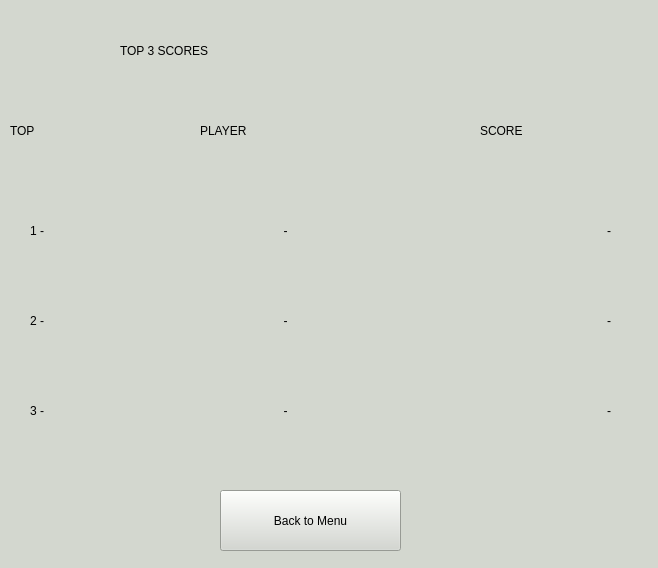
<?xml version="1.0" encoding="UTF-8"?>
<ui version="4.0">
 <class>MainWindow</class>
 <widget class="QMainWindow" name="MainWindow">
  <property name="geometry">
   <rect>
    <x>0</x>
    <y>0</y>
    <width>658</width>
    <height>568</height>
   </rect>
  </property>
  <property name="windowTitle">
   <string>MainWindow</string>
  </property>
  <property name="styleSheet">
   <string notr="true">background-color: rgb(211, 215, 207);</string>
  </property>
  <widget class="QWidget" name="centralwidget">
   <widget class="QLabel" name="label_1">
    <property name="geometry">
     <rect>
      <x>120</x>
      <y>20</y>
      <width>411</width>
      <height>61</height>
     </rect>
    </property>
    <property name="styleSheet">
     <string notr="true">font: 40pt &quot;MS Shell Dlg 2&quot;;</string>
    </property>
    <property name="text">
     <string>TOP 3 SCORES</string>
    </property>
   </widget>
   <widget class="QLabel" name="label_2">
    <property name="geometry">
     <rect>
      <x>200</x>
      <y>100</y>
      <width>171</width>
      <height>61</height>
     </rect>
    </property>
    <property name="styleSheet">
     <string notr="true">font: 35pt &quot;MS Shell Dlg 2&quot;;</string>
    </property>
    <property name="frameShape">
     <enum>QFrame::NoFrame</enum>
    </property>
    <property name="text">
     <string>PLAYER</string>
    </property>
   </widget>
   <widget class="QLabel" name="label_3">
    <property name="geometry">
     <rect>
      <x>480</x>
      <y>100</y>
      <width>151</width>
      <height>61</height>
     </rect>
    </property>
    <property name="styleSheet">
     <string notr="true">font: 35pt &quot;MS Shell Dlg 2&quot;;</string>
    </property>
    <property name="text">
     <string>SCORE</string>
    </property>
   </widget>
   <widget class="QLabel" name="lb_Player1">
    <property name="geometry">
     <rect>
      <x>100</x>
      <y>200</y>
      <width>371</width>
      <height>61</height>
     </rect>
    </property>
    <property name="styleSheet">
     <string notr="true">font: 35pt &quot;MS Shell Dlg 2&quot;;</string>
    </property>
    <property name="frameShape">
     <enum>QFrame::NoFrame</enum>
    </property>
    <property name="text">
     <string>-</string>
    </property>
    <property name="alignment">
     <set>Qt::AlignCenter</set>
    </property>
   </widget>
   <widget class="QLabel" name="lb_Player2">
    <property name="geometry">
     <rect>
      <x>100</x>
      <y>290</y>
      <width>371</width>
      <height>61</height>
     </rect>
    </property>
    <property name="styleSheet">
     <string notr="true">font: 35pt &quot;MS Shell Dlg 2&quot;;</string>
    </property>
    <property name="frameShape">
     <enum>QFrame::NoFrame</enum>
    </property>
    <property name="text">
     <string>-</string>
    </property>
    <property name="alignment">
     <set>Qt::AlignCenter</set>
    </property>
   </widget>
   <widget class="QLabel" name="lb_Player3">
    <property name="geometry">
     <rect>
      <x>100</x>
      <y>380</y>
      <width>371</width>
      <height>61</height>
     </rect>
    </property>
    <property name="styleSheet">
     <string notr="true">font: 35pt &quot;MS Shell Dlg 2&quot;;</string>
    </property>
    <property name="frameShape">
     <enum>QFrame::NoFrame</enum>
    </property>
    <property name="text">
     <string>-</string>
    </property>
    <property name="alignment">
     <set>Qt::AlignCenter</set>
    </property>
   </widget>
   <widget class="QLabel" name="label_7">
    <property name="geometry">
     <rect>
      <x>10</x>
      <y>100</y>
      <width>91</width>
      <height>61</height>
     </rect>
    </property>
    <property name="styleSheet">
     <string notr="true">font: 35pt &quot;MS Shell Dlg 2&quot;;</string>
    </property>
    <property name="frameShape">
     <enum>QFrame::NoFrame</enum>
    </property>
    <property name="text">
     <string>TOP</string>
    </property>
   </widget>
   <widget class="QLabel" name="label_8">
    <property name="geometry">
     <rect>
      <x>30</x>
      <y>200</y>
      <width>51</width>
      <height>61</height>
     </rect>
    </property>
    <property name="styleSheet">
     <string notr="true">font: 35pt &quot;MS Shell Dlg 2&quot;;</string>
    </property>
    <property name="frameShape">
     <enum>QFrame::NoFrame</enum>
    </property>
    <property name="text">
     <string>1 -</string>
    </property>
   </widget>
   <widget class="QLabel" name="label_9">
    <property name="geometry">
     <rect>
      <x>30</x>
      <y>290</y>
      <width>51</width>
      <height>61</height>
     </rect>
    </property>
    <property name="styleSheet">
     <string notr="true">font: 35pt &quot;MS Shell Dlg 2&quot;;</string>
    </property>
    <property name="frameShape">
     <enum>QFrame::NoFrame</enum>
    </property>
    <property name="text">
     <string>2 -</string>
    </property>
   </widget>
   <widget class="QLabel" name="label_10">
    <property name="geometry">
     <rect>
      <x>30</x>
      <y>380</y>
      <width>51</width>
      <height>61</height>
     </rect>
    </property>
    <property name="styleSheet">
     <string notr="true">font: 35pt &quot;MS Shell Dlg 2&quot;;</string>
    </property>
    <property name="frameShape">
     <enum>QFrame::NoFrame</enum>
    </property>
    <property name="text">
     <string>3 -</string>
    </property>
   </widget>
   <widget class="QLabel" name="lb_Score1">
    <property name="geometry">
     <rect>
      <x>500</x>
      <y>200</y>
      <width>111</width>
      <height>61</height>
     </rect>
    </property>
    <property name="styleSheet">
     <string notr="true">font: 35pt &quot;MS Shell Dlg 2&quot;;</string>
    </property>
    <property name="frameShape">
     <enum>QFrame::NoFrame</enum>
    </property>
    <property name="text">
     <string>-</string>
    </property>
    <property name="alignment">
     <set>Qt::AlignRight|Qt::AlignTrailing|Qt::AlignVCenter</set>
    </property>
   </widget>
   <widget class="QLabel" name="lb_Score2">
    <property name="geometry">
     <rect>
      <x>500</x>
      <y>290</y>
      <width>111</width>
      <height>61</height>
     </rect>
    </property>
    <property name="styleSheet">
     <string notr="true">font: 35pt &quot;MS Shell Dlg 2&quot;;</string>
    </property>
    <property name="frameShape">
     <enum>QFrame::NoFrame</enum>
    </property>
    <property name="text">
     <string>-</string>
    </property>
    <property name="alignment">
     <set>Qt::AlignRight|Qt::AlignTrailing|Qt::AlignVCenter</set>
    </property>
   </widget>
   <widget class="QLabel" name="lb_Score3">
    <property name="geometry">
     <rect>
      <x>500</x>
      <y>380</y>
      <width>111</width>
      <height>61</height>
     </rect>
    </property>
    <property name="styleSheet">
     <string notr="true">font: 35pt &quot;MS Shell Dlg 2&quot;;</string>
    </property>
    <property name="frameShape">
     <enum>QFrame::NoFrame</enum>
    </property>
    <property name="text">
     <string>-</string>
    </property>
    <property name="alignment">
     <set>Qt::AlignRight|Qt::AlignTrailing|Qt::AlignVCenter</set>
    </property>
   </widget>
   <widget class="QPushButton" name="b_Back">
    <property name="geometry">
     <rect>
      <x>220</x>
      <y>490</y>
      <width>181</width>
      <height>61</height>
     </rect>
    </property>
    <property name="styleSheet">
     <string notr="true">font: 20pt &quot;MS Shell Dlg 2&quot;;</string>
    </property>
    <property name="text">
     <string>Back to Menu</string>
    </property>
   </widget>
  </widget>
 </widget>
 <resources/>
 <connections/>
</ui>
